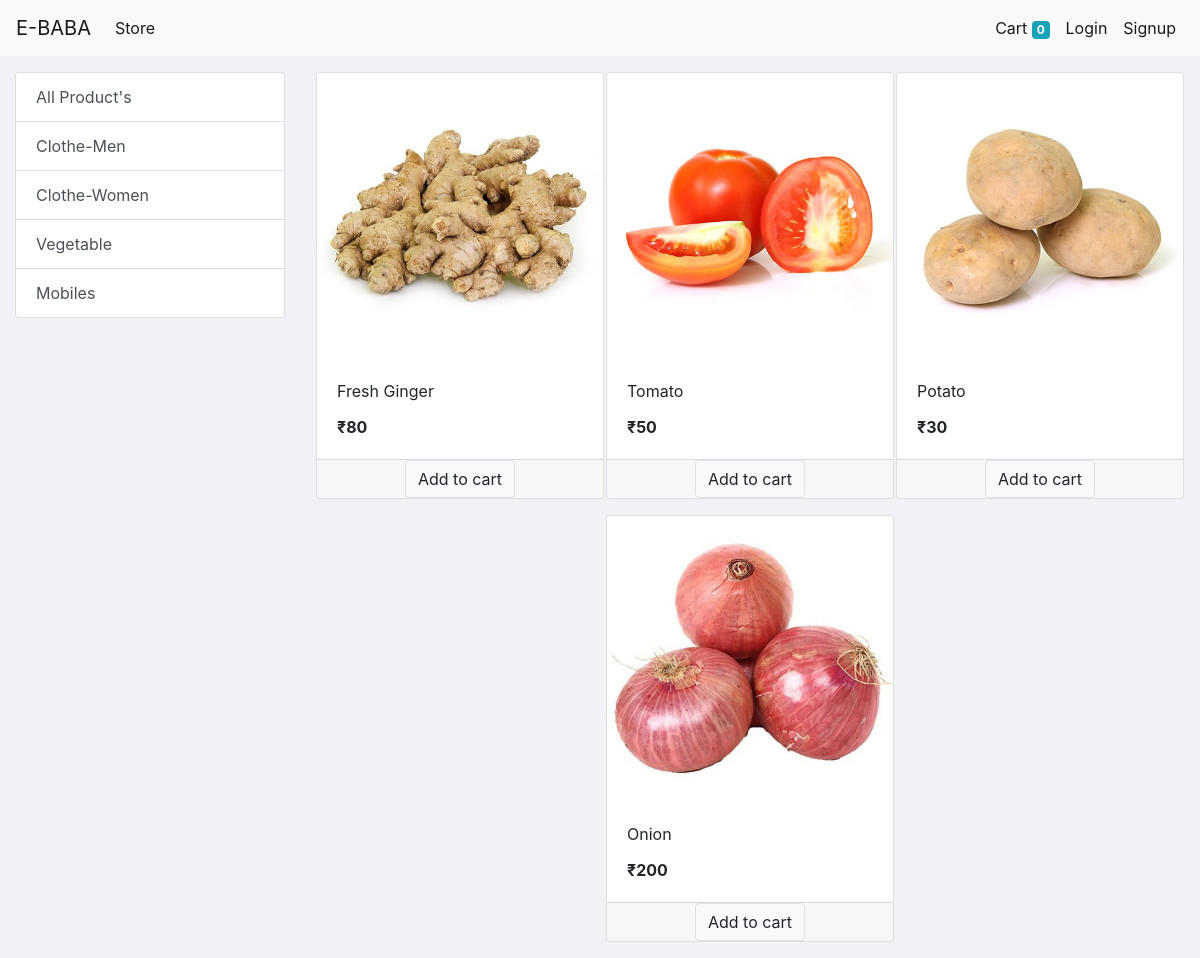
Screenshot of /?category=3 with the database file from the repository.
### store/models/category.py (models this page shows, shortened)
class Category(models.Model):
    Categoryname=models.CharField(max_length=200)
    @staticmethod
    def get_all_categories():
        return Category.objects.all()

### store/models/product.py (models this page shows, shortened)
class Product(models.Model):
    Productname=models.CharField(max_length=100)
    Productprice=models.IntegerField(default=0)
    category = models.ForeignKey(Category,on_delete=models.CASCADE,default=1)
    Productdescription=models.CharField(max_length=200,default='',null=True,blank=True)
    Productimage=models.ImageField(upload_to='assests/pictures/')
    @staticmethod
    def get_all_product_by_categoryid(category_id):
        if category_id:
          return Product.objects.filter(category=category_id)
        else:
            return Product.get_all_product()

### store/views/home.py (the view, shortened to what this page needs)
# urls.py: path('',home.Index.as_view(),name='homepage'),
class Index(View):
    def get(self,request):
        cart=request.session.get('cart')
        if not cart:
            request.session['cart']={}
        products=None
        request.session.get('cart')
        categories=Category.get_all_categories()
        categoryID=request.GET.get('category')
        if categoryID:
           products=Product.get_all_product_by_categoryid(categoryID)
           data={}
           data['products']=products
           data['categories']=categories
           return render(request,'index.html',data)
        else:
          products=Product.get_all_product()
          data={}
          data['products']=products
          data['categories']=categories
          return render(request,'index.html',data)

### store/templatetags/cart.py (called while the page is built)
@register.filter(name='is_in_cart')
def is_in_cart(products,cart):
    keys=cart.keys()
    for id in keys:
        if id==str(products.id):
            return True
    return False

### store/templates/index.html (shortened to what this page needs)
{% extends 'base.html'%}
{% block content %}
{% load cart %}
<div class="container-fluid mt-3">
    <div class="row">
        <div class="col-lg-3">
            <div class="list-group">
                <a href="/" class="list-group-item list-group-item-action">
                    All Product's
                </a>
                {% for category in categories %}
                <a href="/?category={{category.id}}" class="list-group-item list-group-item-action">
                    {{category.Categoryname}}
                </a>
                {% endfor %}
            </div>
        </div>
        <div class="col-lg-9 ">
            <div class="row mx-auto">
                {% for products in products %}
                    <div class="card mx-auto mb-3" id="{{products.id}}" style="width: 18rem;">
                        <img src="{{products.Productimage.url}}" class="card-img-top" alt="card image cap">
                        <div class="card-body">
                            <p class="card-title">{{products.Productname}}</p>
                            <p class="card-text font-weight-bold">₹{{products.Productprice}}</p>
                        </div>
                        <div class="card-footer p-0 ">
                            {% if products|is_in_cart:request.session.cart %}
                            <div class="row no-gutters">
                                <form action="/#{{products.id}}" class="col-2" method="Post">
                                    {% csrf_token %}
                                    <input type="text" hidden name="product" value="{{products.id}}">
                                    <input type="text" hidden name="remove" value="True">
                                    <input type="submit" value="-" class=" btn btn-block btn-secondary">
                                </form>
                                <div class="text-center col mt-2">{{products|cart_count:request.session.cart}} in Cart</div>
                                <form action="" class="col-2" method="Post">
                                    {% csrf_token %}
                                    <input type="text" hidden name="product" value="{{products.id}}">
                                    <input type="submit" value="+" class=" btn btn-block btn-secondary">
                                </form>
                            </div>
                            {% else %}
                            <form action="/#{{products.id}}" method="Post" class="btn-block">
                                <center><input type="submit"  class="btn btn-light border" value="Add to cart"></center>
                            </form>
                            {%endif%}
                        </div>
                    </div>
                {% endfor %}
            </div>
        </div>
    </div>
</div>
{% endblock %}

### rows the page displays
Category: Categoryname "Clothe-Men"
Category: Categoryname "Clothe-Women"
Category: Categoryname "Vegetable"
Category: Categoryname "Mobiles"
Product: Productimage (picture), Productname "Fresh Ginger", Productprice "80"
Product: Productimage (picture), Productname "Tomato", Productprice "50"
Product: Productimage (picture), Productname "Potato", Productprice "30"
Product: Productimage (picture), Productname "Onion", Productprice "200"

### other values shown
{{ request.session.cart.keys|length }} "0"
